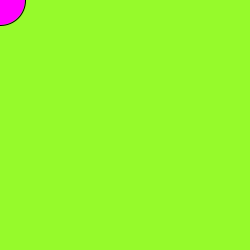
Frame 1 (no input)
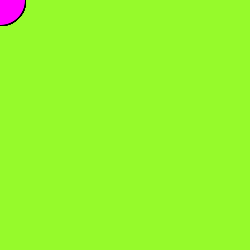
Frame 60 (the mouse pressed at the canvas centre just before this capture)
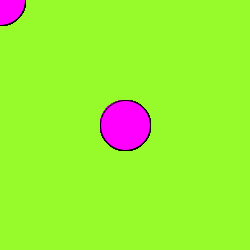
Frame 120 (the mouse held since frame 60 and released just before this capture)

The Processing sketch that drew these frames (run headless with seeded random() and noise(); from frame 60 on, the mouse is pressed at the canvas centre):

// Processing sketch: processing_127302
// ── processing_127302.pde

int counter;

void setup() {  //setup function called initially, only once
  size(250, 250);
  background(150,250,43);  //set background white
 }
void draw() {  //draw function loops 

fill(255,0,255);
ellipse(mouseX,mouseY,50,50);  //draw purple circle
 
 }
